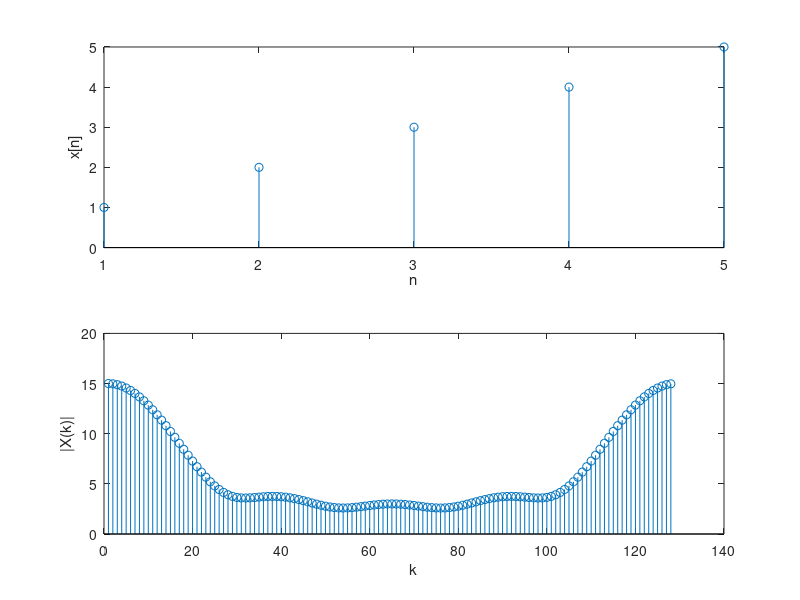

MATLAB code for this plot:
x=[1 2 3 4 5]

X=fft(x,128)

figure(1)
subplot(211)
stem(x)
xlabel('n')
ylabel('x[n]')

subplot(212)
stem(abs(X))
xlabel('k')
ylabel('|X(k)|')